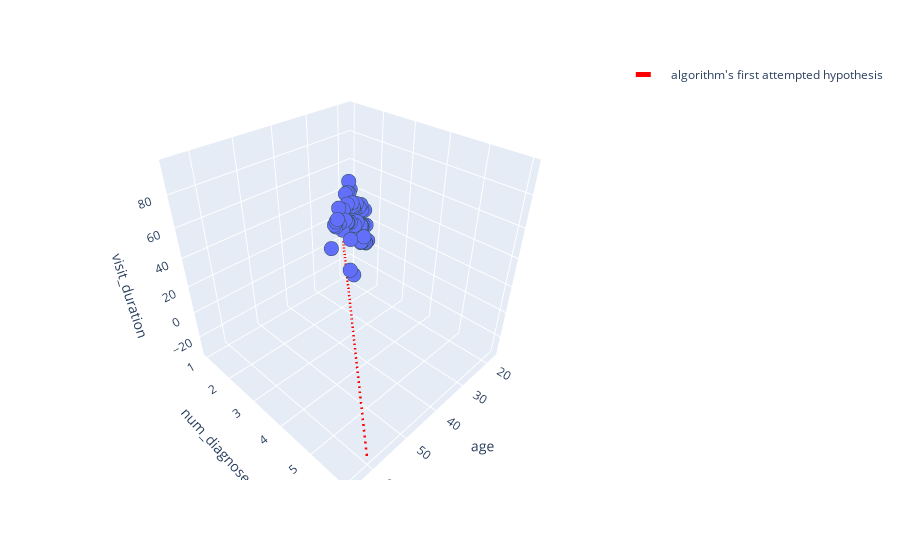

Notebook cell for this chart:
### Markdown cell above
# Figure 4: Initial placement of hypothesis function

### Code cell
reg = linear_model.LinearRegression()
reg.fit(visit_df[['age','num_diagnoses']].values, visit_df['visit_duration'].values)

fig = px.scatter_3d(visit_df, x='age', y='num_diagnoses', z='visit_duration')
fig.update_traces(marker=dict(size=5,
                              line=dict(width=2,
                                        color='DarkSlateGrey')),
                  selector=dict(mode='markers'),
                  line=dict())

fig.add_trace(go.Scatter3d(x = np.linspace(20,60,40),
              y = np.linspace(1,6,40),
              z = (np.array([ (i* (reg.coef_[0])*-0.75) for i in np.linspace(20,60,40)]) + 
                         np.array([ (i* (reg.coef_[1]*1.2)) for i in np.linspace(1,6,40)])) + (reg.intercept_-10),
             name="algorithm's first attempted hypothesis",
             mode='lines',
             line=dict(
                 color='red',
                 width=5,
                 dash='dash')))

fig.show()

### Figure 1 — Plotly figure (JSON) as saved in the notebook; plotly's stock layout.template omitted (floating-point values rounded to 4 significant figures)
{"data": [{"hoverlabel": {"namelength": 0}, "hovertemplate": "age=%{x}<br>num_diagnoses=%{y}<br>visit_duration=%{z}", "legendgroup": "", "marker": {"color": "#636efa", "line": {"color": "DarkSlateGrey", "width": 2}, "size": 5, "symbol": "circle"}, "mode": "markers", "name": "", "scene": "scene", "showlegend": false, "type": "scatter3d", "x": [35.43, 42.72, 42.85, 42.93, 43.94, 17.32, 17.9, 49.4, 52.78, 47.09, 49.05, 39.7, 27.85, 35.3, 35.31, 51.77, 49.48, 46.38, 45.79, 31.79, 34.94, 36.13, 27.21, 32.72, 52.72, 48.63, 42.67, 34.46, 64.73, 55.18, 44.57, 51.6, 52.19, 52.09, 47.78, 35.78, 49.79, 59.38, 33.03, 37.2, 28.42, 37.56, 38.42, 46.57, 51.13, 41.44, 64.06, 33.61, 42.34, 44.55], "y": [3, 4, 4, 4, 4, 1, 1, 4, 5, 4, 4, 3, 2, 3, 3, 5, 4, 4, 4, 3, 3, 3, 2, 3, 5, 4, 4, 3, 6, 5, 4, 5, 5, 5, 4, 3, 4, 5, 3, 3, 2, 3, 3, 4, 5, 4, 6, 3, 4, 4], "z": [62.67, 68.5, 69.29, 69.09, 72.32, 39.55, 45.78, 78.2, 81.71, 76.65, 79.19, 66.12, 55.65, 61.59, 61.54, 80.62, 75.5, 74.62, 73.96, 56.78, 60.68, 63.36, 54.53, 57.94, 82.03, 76.3, 66.94, 63.8, 95.54, 86.09, 69.74, 80.11, 82.02, 83.87, 71.72, 65.6, 76.75, 86.62, 61.72, 66.15, 55.09, 64.41, 63.65, 74.91, 80.82, 67.67, 92.54, 60.63, 68.7, 70.95]}, {"line": {"color": "red", "dash": "dash", "width": 5}, "mode": "lines", "name": "algorithm's first attempted hypothesis", "type": "scatter3d", "x": [20, 21.03, 22.05, 23.08, 24.1, 25.13, 26.15, 27.18, 28.21, 29.23, 30.26, 31.28, 32.31, 33.33, 34.36, 35.38, 36.41, 37.44, 38.46, 39.49, 40.51, 41.54, 42.56, 43.59, 44.62, 45.64, 46.67, 47.69, 48.72, 49.74, 50.77, 51.79, 52.82, 53.85, 54.87, 55.9, 56.92, 57.95, 58.97, 60], "y": [1, 1.128, 1.256, 1.385, 1.513, 1.641, 1.769, 1.897, 2.026, 2.154, 2.282, 2.41, 2.538, 2.667, 2.795, 2.923, 3.051, 3.179, 3.308, 3.436, 3.564, 3.692, 3.821, 3.949, 4.077, 4.205, 4.333, 4.462, 4.59, 4.718, 4.846, 4.974, 5.103, 5.231, 5.359, 5.487, 5.615, 5.744, 5.872, 6], "z": [-1.678, -2.443, -3.209, -3.974, -4.739, -5.505, -6.27, -7.035, -7.801, -8.566, -9.332, -10.1, -10.86, -11.63, -12.39, -13.16, -13.92, -14.69, -15.45, -16.22, -16.99, -17.75, -18.52, -19.28, -20.05, -20.81, -21.58, -22.34, -23.11, -23.87, -24.64, -25.4, -26.17, -26.94, -27.7, -28.47, -29.23, -30.0, -30.76, -31.53]}], "layout": {"autosize": true, "legend": {"tracegroupgap": 0}, "margin": {"t": 60}, "scene": {"aspectmode": "auto", "aspectratio": {"x": 1, "y": 1, "z": 1}, "domain": {"x": [0, 1], "y": [0, 1]}, "xaxis": {"title": {"text": "age"}, "type": "linear"}, "yaxis": {"title": {"text": "num_diagnoses"}, "type": "linear"}, "zaxis": {"title": {"text": "visit_duration"}, "type": "linear"}}}}
